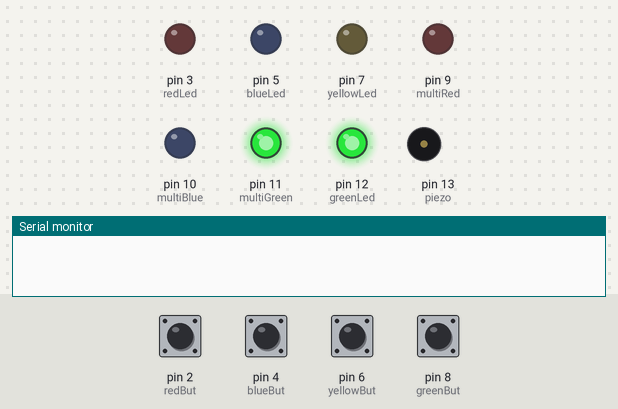
Recording of a sketch running on a simulated Arduino Uno, built with avr-gcc and run on an emulated ATmega328P. On the bench: output pins drawn as LEDs (lit = HIGH), buzzer (waves = sounding), the last lines printed to the serial monitor. The test bench sets the inputs (shaded band); at power-on: pin 2 (redBut), pin 4 (blueBut), pin 6 (yellowBut), pin 8 (greenBut) LOW. Random numbers use the default seed unless the sketch sets one. At 9.6 s the program stops and its outputs stay as they are.

Above: at 0.8 s.
0.9 s: pin 8 (greenBut) pulled HIGH for 0.15 s
At 2.7 s:
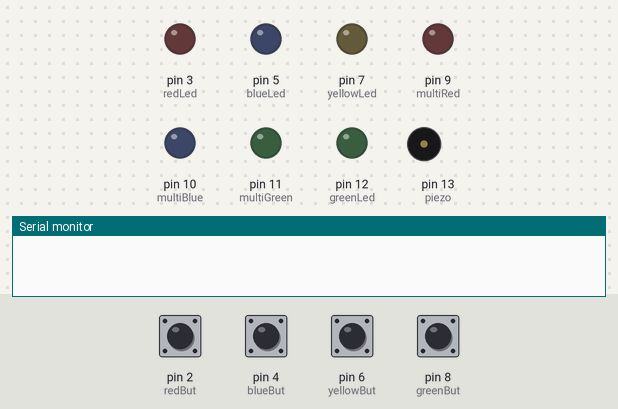
3.4 s: pin 2 (redBut) pulled HIGH for 0.15 s
At 5.8 s:
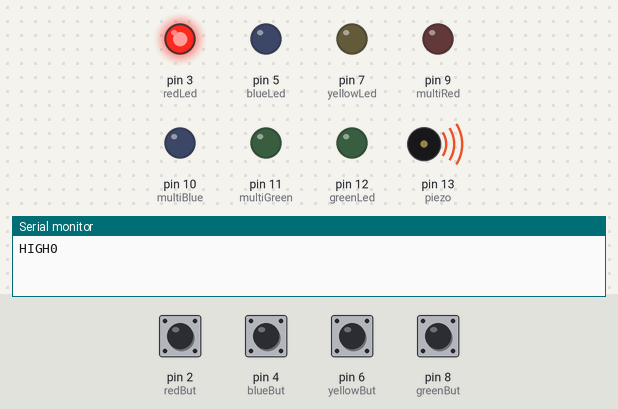
6.5 s: pin 4 (blueBut) pulled HIGH for 1 s
At 10.6 s:
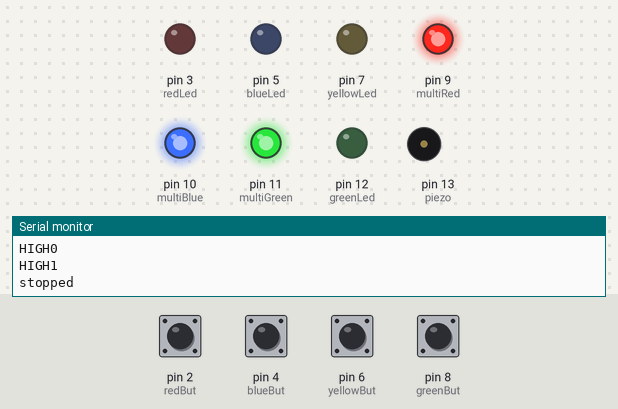
Timing chart, 0 to 11.1 s (numbered marks = the images above; inputs shaded):
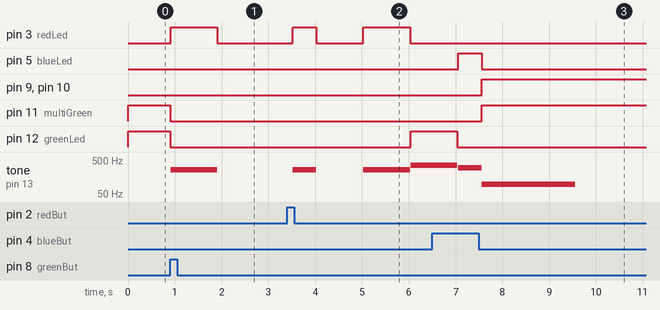

Measured:
- after the input at 0.9 s, pin 3 (redLed): LOW → HIGH at once, → LOW 1.0 s later; pin 11 (multiGreen), pin 12 (greenLed): HIGH → LOW at once; tone on pin 13 (piezo): silent → 262 Hz at once, → silent 1.0 s later
- after the input at 3.4 s, pin 3 (redLed): LOW → HIGH after 0.12 s, → LOW 0.50 s later, → HIGH 1.0 s later, → LOW 1.0 s later; pin 12 (greenLed): LOW → HIGH after 2.6 s; tone on pin 13 (piezo): plays 262 Hz for 0.50 s, 262 Hz for 1.0 s, 349 Hz for 0.46 s, starting after 0.12 s
- after the input at 6.5 s, pin 5 (blueLed): LOW → HIGH after 0.56 s, → LOW 0.50 s later; pin 9 (multiRed), pin 10 (multiBlue), pin 11 (multiGreen): LOW → HIGH after 1.1 s

The sketch:

Mod_Simon_Says.ino
```cpp
int notes[] = {262, 294, 330, 349, 96, 415};
int compVals[30];
int index = 0;
const int greenBut = 8;
const int yellowBut = 6;
const int blueBut = 4;
const int redBut = 2;
const int greenLed = 12;
const int yellowLed = 7;
const int blueLed = 5;
const int redLed = 3;
const int multiRed = 9;
const int multiBlue = 10;
const int multiGreen = 11;
const int piezo = 13;


void setup()
{
  Serial.begin(9600);
  randomSeed(analogRead(A5));
  pinMode(greenBut, INPUT);
  pinMode(yellowBut, INPUT);
  pinMode(blueBut, INPUT);
  pinMode(redBut, INPUT);
  pinMode(greenLed, OUTPUT);
  pinMode(yellowLed, OUTPUT);
  pinMode(blueLed, OUTPUT);
  pinMode(redLed, OUTPUT);
  pinMode(multiRed, OUTPUT);
  pinMode(multiBlue, OUTPUT);
  pinMode(multiGreen, OUTPUT);
  digitalWrite(redLed, LOW);
  digitalWrite(greenLed, HIGH);
  digitalWrite(multiGreen, HIGH);
  while (digitalRead(greenBut) != HIGH)
  {
    delay(10);
  }
  digitalWrite(greenLed, LOW);
  digitalWrite(multiGreen, LOW);
}


void loop()
{
  //add step from computer, play the computer sequence
  compVals[index] = random(4);
  for (int i = 0; i <= index; i++) {
    delay(10);
    if (compVals[i] == 0) {
      digitalWrite(redLed, HIGH);
      tone(piezo, notes[compVals[i]]);
    }
    else if (compVals[i] == 1) {
      digitalWrite(blueLed, HIGH);
      tone(piezo, notes[compVals[i]]);
    }
    else if (compVals[i] == 2) {
      digitalWrite(yellowLed, HIGH);
      tone(piezo, notes[compVals[i]]);
    }
    else if (compVals[i] == 3) {
      digitalWrite(greenLed, HIGH);
      tone(piezo, notes[compVals[i]]);
    }
    delay(1000);
    digitalWrite(redLed, LOW);
    digitalWrite(blueLed, LOW);
    digitalWrite(yellowLed, LOW);
    digitalWrite(greenLed, LOW);
    noTone(piezo);
  }
  //ask for the human input
  input();
  delay(1000);
  //if the person made it to 29, they're past the (programmer imposed
  //for practicality) computer memory length- play the win process
  if (index == 29) {
    winProcess();
  }
  index++;
}


void winProcess()
{
  tone(piezo, notes[5]);
  digitalWrite(greenLed, HIGH);
  delay(100);
  digitalWrite(greenLed, LOW);
  digitalWrite(yellowLed, HIGH);
  delay(100);
  digitalWrite(yellowLed, LOW);
  digitalWrite(blueLed, HIGH);
  delay(100);
  digitalWrite(blueLed, LOW);
  digitalWrite(redLed, HIGH);
  delay(300);
  digitalWrite(redLed, LOW);
  digitalWrite(blueLed, HIGH);
  delay(100);
  digitalWrite(blueLed, LOW);
  digitalWrite(yellowLed, HIGH);
  delay(100);
  digitalWrite(yellowLed, LOW);
  noTone(piezo);
  digitalWrite(multiRed, HIGH);
  digitalWrite(multiBlue, HIGH);
  digitalWrite(multiGreen, HIGH);
  shutdown();
}


void input()
{
  for (int i = 0; i <= index; i++) {
    int input = -1;
    while (input == -1)
    {
      if (digitalRead(redBut) == HIGH) {
        input = 0;
        Serial.println("HIGH0");
        delay(10);
      }
      else if (digitalRead(blueBut) == HIGH) {
        input = 1;
        Serial.println("HIGH1");
        delay(10);
      }
      else if (digitalRead(yellowBut) == HIGH) {
        input = 2;
        Serial.println("HIGH2");
        delay(10);
      }
      else if (digitalRead(greenBut) == HIGH) {
        input = 3;
        Serial.println("HIGH3");
        delay(10);
      }
    }

    delay(10);

    //play the tone and flash the lights for the button they pressed
    if (input == 0) {
      delay(100);
      digitalWrite(redLed, HIGH);
      tone(piezo, notes[0]);
    }
    else if (input == 1) {
      digitalWrite(blueLed, HIGH);
      tone(piezo, notes[1]);
    }
    else if (input == 2) {
      digitalWrite(yellowLed, HIGH);
      tone(piezo, notes[2]);
    }
    else if (input == 3) {
      digitalWrite(greenLed, HIGH);
      tone(piezo, notes[3]);
    }

    delay(500);
    digitalWrite(redLed, LOW);
    digitalWrite(blueLed, LOW);
    digitalWrite(yellowLed, LOW);
    digitalWrite(greenLed, LOW);
    noTone(piezo);

    //if the person is wrong, shutdown
    if (input != compVals[i])
      shutdown();
  }
}


//makes the program quit (return; doesn't cut it for some reason)
void shutdown()
{
  digitalWrite(yellowLed, LOW);
  digitalWrite(blueLed, LOW);
  digitalWrite(greenLed, LOW);
  digitalWrite(redLed, LOW);
  for (int i = 9; i < 12; i++)
    digitalWrite(i, HIGH);
  tone(piezo, notes[4]);
  delay(2000);
  noTone(piezo);
  Serial.println("stopped");
  while (1);
}
```
